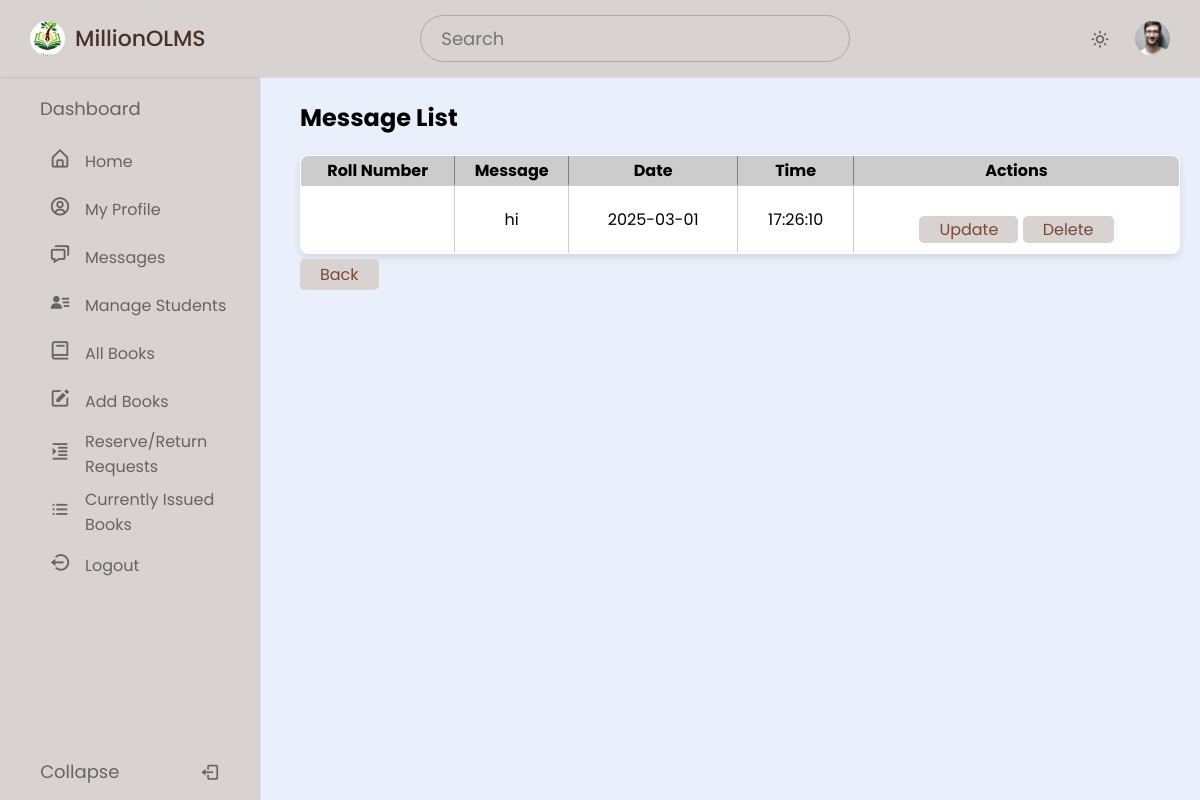
/admin/message_list.php (signed in), run on the app's committed database.
### tables this page shows
CREATE TABLE `message` (
  `Message_id` int NOT NULL,
  `Sender` varchar(50) NOT NULL,
  `Receiver` varchar(50) NOT NULL,
  `RollNo` varchar(50) DEFAULT NULL,
  `Message` varchar(250) DEFAULT NULL,
  `Date` date DEFAULT NULL,
  `Time` time DEFAULT NULL,
  `Category` enum('general','due') NOT NULL
);

### admin/message_list.php (the view, shortened to what this page needs)
<?php
require('dbconn.php');
if ($_SESSION['RollNo']) {
?>
<!DOCTYPE html>
<html lang="en">
<head>
    <link href="https://unpkg.com/boxicons@2.1.4/css/boxicons.min.css" rel="stylesheet" />
    <link rel="stylesheet" href="style.css" />
</head>
<body>
    <nav class="navbar">
        <div class="logo_item">
          <img src="images/logo.jpg" alt=""></i>MillionOLMS
        </div>
        <div class="search_bar">
          <input type="text" placeholder="Search" />
        </div>
        <div class="navbar_content">
          <i class='bx bx-sun' id="darkLight"></i>
          <img src="images/profile.jpg" alt="" class="profile" />
        </div>
      </nav>
      <nav class="sidebar">
        <div class="menu_content">
          <ul class="menu_items">
            <div class="menu_title menu_dahsboard"></div>
            <li class="item">
              <a href="home.php" class="nav_link submenu_item">
                <span class="navlink_icon">
                  <i class="bx bx-home-alt"></i>
                </span>
                <span class="navlink">Home</span>
              </a>
            </li>
            <li class="item">
              <a href="profile.php" class="nav_link submenu_item">
                <span class="navlink_icon">
                  <i class='bx bx-user-circle'></i>
                </span>
                <span class="navlink">My Profile</span>
              </a>
            </li>
             <li class="item">
              <a href="message.php" class="nav_link submenu_item">
                <span class="navlink_icon">
                  <i class='bx bx-chat' ></i>
                </span>
                <span class="navlink">Messages</span>
              </a>
            </li>
             <li class="item">
              <a href="admin_manageStud.php" class="nav_link submenu_item">
                <span class="navlink_icon">
                  <i class='bx bxs-user-detail' ></i>
                </span>
                <span class="navlink">Manage Students</span>
              </a>
            </li>
             <li class="item">
              <a href="admin_allBooks.php" class="nav_link submenu_item">
                <span class="navlink_icon">
                  <i class='bx bx-book'></i>
                </span>
                <span class="navlink">All Books</span>
              </a>
            </li>
             <li class="item">
              <a href="addBook.php" class="nav_link submenu_item">
                <span class="navlink_icon">
                  <i class='bx bxs-edit'></i>
                </span>
                <span class="navlink">Add Books</span>
              </a>
            </li>
             <li class="item">
              <a href="#" class="nav_link submenu_item">
                <span class="navlink_icon">
                  <i class='bx bx-right-indent'></i>
                </span>
                <span class="navlink">Reserve/Return<br>Requests</span>
              </a>
            </li>
             <li class="item">
              <a href="#" class="nav_link submenu_item">
                <span class="navlink_icon">
                  <i class='bx bx-list-ul'></i>
                </span>
                <span class="navlink">Currently Issued<br>Books</span>
              </a>
            </li>
             <li class="item">
              <a href="logout.php" class="nav_link submenu_item">
                <span class="navlink_icon">
                  <i class='bx bx-log-out-circle' ></i>
                </span>
                <span class="navlink">Logout</span>
              </a>
            </li>
          </ul>
            <div class="bottom_content">
                <div class="bottom expand_sidebar">
                    <span> Expand</span>
                </div>
                <div class="bottom collapse_sidebar">
                    <span> Collapse</span>
                    <i class='bx bx-log-out'></i>
                </div>
            </div>
        </div>
    </nav>
    <div class="main-content">
        <h2>Message List</h2>
        <table border="1">
            <thead>
                <tr>
                    <th>Roll Number</th>
                    <th>Message</th>
                    <th>Date</th>
                    <th>Time</th>
                    <th>Actions</th>
                </tr>
            </thead>
            <tbody>
                <?php
                $sql = "SELECT * FROM message ORDER BY Date DESC, Time DESC";
                $result = $conn->query($sql);
                if ($result->num_rows > 0) {
                    while ($row = $result->fetch_assoc()) {
                        echo "<tr>
                                <td>{$row['RollNo']}</td>
                                <td id='message_{$row['Message_id']}'>{$row['Message']}</td>
                                <td>{$row['Date']}</td>
                                <td>{$row['Time']}</td>
                                <td>
                                    <button class='edit-btn' onclick='editMessage({$row['Message_id']})'>Update</button>
                                    <a href='message_list.php?delete={$row['Message_id']}' onclick='return confirm(\"Are you sure you want to delete this message?\")'>
                                        <button class='delete-btn'>Delete</button>
                                    </a>
                                </td>
                              </tr>";
                    }
                } else {
                    echo "<tr><td colspan='5'>No messages found.</td></tr>";
                }
                ?>
            </tbody>
        </table>
        <a href="message.php" class="table_btn">Back</a>
    </div>
</body>
</html>
<?php
} else {
    echo "<script>alert('Access Denied!!!'); window.location.href='index.php';</script>";
}
?>

### admin/style.css (style rules this page uses)
* { margin: 0; padding: 0; box-sizing: border-box; font-family: "Poppins", sans-serif; }
:root { --light-brown-color: #D8D2D0; --dark-brown-color: #4b3028; --grey-color: #656464; --light-grey-color: #aaa; }
body { background-color: #E9EFFB; transition: all 0.5s ease; }
.navbar { position: fixed; top: 0; width: 100%; left: 0; background-color: var(--light-brown-color); display: flex; align-items: center; justify-content: space-between; padding: 15px 30px; z-index: 1000; box-shadow: 0 0 2px var(--light-grey-color); }
.logo_item { display: flex; align-items: center; column-gap: 10px; font-size: 22px; font-weight: 500; color: var(--dark-brown-color); }
.navbar img { width: 35px; height: 35px; object-fit: cover; border-radius: 50%; }
.search_bar { height: 47px; max-width: 430px; width: 100%; }
.search_bar input { height: 100%; width: 100%; border-radius: 25px; font-size: 18px; outline: none; background-color: var(--light-brown-color); color: var(--grey-color); border: 1px solid var(--light-grey-color); padding: 0 20px; }
.navbar_content { display: flex; align-items: center; column-gap: 25px; }
.navbar_content i { cursor: pointer; font-size: 20px; color: var(--grey-color); }
.sidebar { background-color: var(--light-brown-color); width: 260px; position: fixed; top: 0; left: 0; height: 100%; padding: 80px 20px; z-index: 100; overflow-y: scroll; box-shadow: 0 0 1px var(--light-grey-color); transition: all 0.5s ease; }
.menu_content { position: relative; }
.menu_title { margin: 15px 0; padding: 0 20px; font-size: 18px; }
.menu_title::before { color: var(--grey-color); white-space: nowrap; }
.menu_dahsboard::before { content: "Dashboard"; }
.menu_items { padding: 0; list-style: none; }
.navlink_icon { position: relative; font-size: 22px; min-width: 50px; line-height: 40px; display: inline-block; text-align: center; border-radius: 6px; }
.navlink_icon::before { content: ""; position: absolute; height: 100%; width: calc(100% + 100px); left: -20px; }
.sidebar .nav_link { display: flex; align-items: center; width: 100%; padding: 4px 15px; border-radius: 8px; text-decoration: none; color: var(--grey-color); white-space: nowrap; }
.submenu_item { cursor: pointer; }
.bottom_content { position: fixed; bottom: 60px; left: 0; width: 260px; cursor: pointer; transition: all 0.5s ease; }
.bottom { position: absolute; display: flex; align-items: center; left: 0; justify-content: space-around; padding: 18px 0; text-align: center; width: 100%; color: var(--grey-color); border-top: 1px solid var(--grey-color-light); background-color: var(--light-brown-color); }
.bottom i { font-size: 20px; }
.bottom span { font-size: 18px; }
input { padding: 8px; font-size: 14px; border: 1px solid #ccc; border-radius: 4px; }
.main-content { grid-area: main; padding: 20px; margin: 80px 0 0 280px; }
table { width: 100%; border-collapse: collapse; background-color: #fff; border-radius: 8px; box-shadow: 0 4px 8px rgba(0, 0, 0, 0.1); overflow: hidden; margin-top: 20px; }
table th40px, table td { border: 1px solid #ccc; padding: 10px; text-align: center; }
table th { background-color: #f0f0f0; height: 30px; background-color: #ccc; }
table td button { display: inline-block; padding: 1px 20px; font-size: 16px; color: #784939; background-color: #d8d2d0; border: none; border-radius: 5px; text-decoration: none; transition: background-color 0.3s; margin-top: 20px; }
.table_btn { display: inline-block; padding: 3px 20px; font-size: 16px; color: #784939; background-color: #d8d2d0; border: none; border-radius: 5px; text-decoration: none; transition: background-color 0.3s; margin-top: 5px; }

### data on the page
message: Message "hi", Date "2025-03-01", Time "17:26:10"
